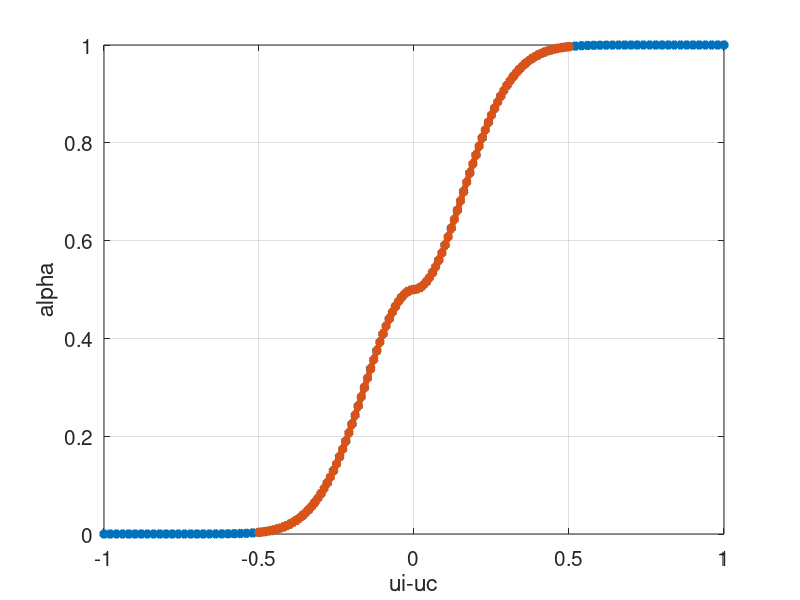

MATLAB code to generate this figure:
%% double logistic sigmoid
N=101;
s2=0.05;

alpha = zeros(1,N);
dif = linspace(-1,1,N);

for i =1:N
      tmp = dif(i)*dif(i)/s2;
%      tmp = 0.8/s2;
    alpha(i) =  0.5 + 0.5 * sign(dif(i)) * (1 - exp(-tmp));
end;

figure(2)
set(gca,'Fontsize',15);

hold on
g=plot(dif,alpha,'-*','Linewidth',4);
xlabel('ui-uc')
ylabel('alpha')
box on; grid on


%%

alpha = zeros(1,N);
ui = linspace(0,1,N);
uc = 0.5;
dif = ui - uc;

for i =1:N
       tmp = dif(i)*dif(i)/s2;
%      tmp = 0.8/s2;
    alpha(i) =  0.5 + 0.5 * sign(dif(i)) * (1 - exp(-tmp));
end;

figure(2)
set(gca,'Fontsize',15);

hold on
g=plot(dif,alpha,'-*','Linewidth',4);
xlabel('ui-uc')
ylabel('alpha')
box on; grid on



